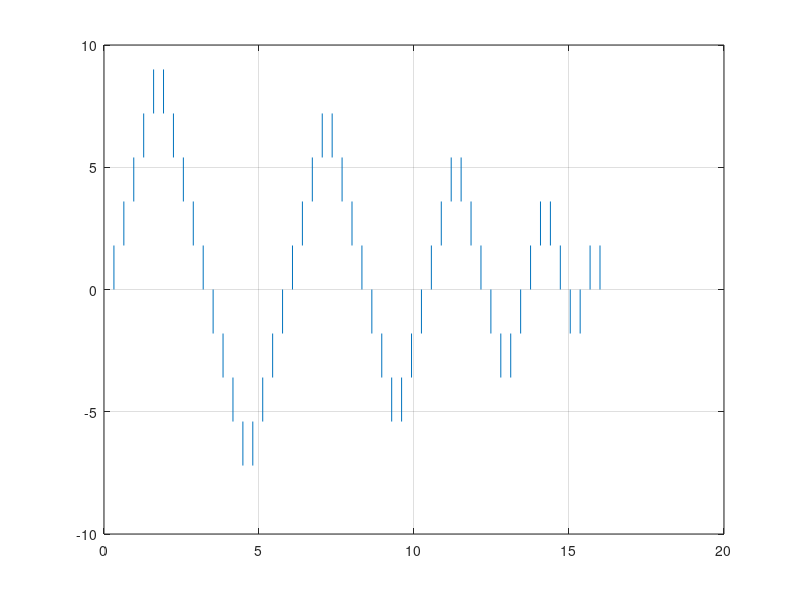

Write MATLAB code to recreate this figure. (Note: this script raises an error after producing the figure.)
clear, clc

dry_run = true;
saveon = false;

Ts = 40e-6;
u_max = 9;
n_space = 8000;
n_up = 5;
step_sz = u_max/n_up;

imps = [0;step_sz*ones(n_up, 1); -step_sz*ones(2*n_up-1,1)];


for k = 2*n_up-2:-1:1
  if mod(k,2) == 1
    sgn = -1;
  else
    sgn = 1;
  end
  imps = [imps; sgn * step_sz * ones(k, 1)];
  
end
% imps = [imps; -sum(imps)]
% ref_s = cumsum(imps)
N_imp = length(imps)


impulse_idx= (1:n_space:N_imp*n_space)';
u_vec = zeros((N_imp)*(n_space), 1);
u_vec(impulse_idx) = imps;
u_vec = cumsum(u_vec);
% u_vec(u_vec <=-8) = -7.0;
% u_vec = repmat(cumsum(u_vec), 3,1);

t_vec = (0:length(u_vec)-1)'*Ts;
figure(1); clf
plot(t_vec, u_vec);
grid on



reset_piezo('t1', 15, 't_final', 25, 'umax', 9, 'k1', 0.55,...
            'verbose', true, 'dry_run', dry_run)
if ~dry_run
  clear vi;
  vipath_reset = 'C:\Users\arnold\Documents\MATLAB\afm_mpc_journal\labview\reset_piezo.vi';
      [e, vi] = setupVI(vipath_reset, 'Abort', 0,...
    'umax', 10, 'TsTicks', 1600, 'u_in', u_vec);
  vi.Run;
  stage_dat = vi.GetControlValue('stage_data_out');

  u_exp = stage_dat(:,1);
  yx_exp = stage_dat(:,2); % - dat(1,2);
  t_exp = (0:length(u_exp)-1)'*Ts;

  figure(201); clf
  plot(t_exp, u_exp)
  hold on
  plot(t_exp, yx_exp - yx_exp(1))
  grid on
  if saveon
    hystData.t_exp = t_exp;
    hystData.u_exp = u_exp;
    hystData.y_exp = yx_exp;
    % hystData.u_reset = u_reset;
    save('hystID_data_4-30-2018_01.mat', 'hystData')
  end
end

